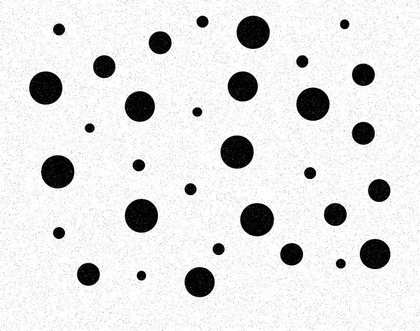
%> input picture Project1/RandomDisks-P10.jpg, 420 x 331 px, shrunk from 808 x 636 before the run
$ octave main.m   (GNU Octave 9; MATLAB toolbox functions it lacks are replaced by stand-ins)
%> lines starting %> are read from the running program, lines starting %| are printed output that depends on the picture; in (x1, y1, x2, y2) boxes, pixels count from 0 and x2, y2 are one past the last pixel; in counts of white or black regions, pixels touching at a corner belong together; the program's own positions count from 1
%> further down, F is the input picture: size 331x420x3 uint8; min 0, max 255, mean 225.3
### Project1/convbin.m
%%%%%%%%%%%%%%%%%% convbin.m file %%%%%%%%%%%%%%%%%%%%
% Purpose:
%       Convert image to a binary image.
%
% Input Variables:
%       f    2D image
%
% Returned Results:
%       f       the result of convert image to a binary image.
%
% Restrictions/Notes:
%       This function requires an 8-bit image as input.
%
% The following functions are called:
%      none
%
% Author:       Yifan Guo
% Date:         1/25/2019
%%%%%%%%%%%%%%%%%%%%%%%%%%%%%%%%%%%%%%%%%%%%%%%%%%%%%%%%%
function [f] = convbin(f)
  [m,n] = size(f);
%> m = 331; n = 420
  for i = 1:m
    for j = 1:n
      if f(i,j) > 127
        f(i,j) = 255;
      else
        f(i,j) = 0;
      end
    end
  end
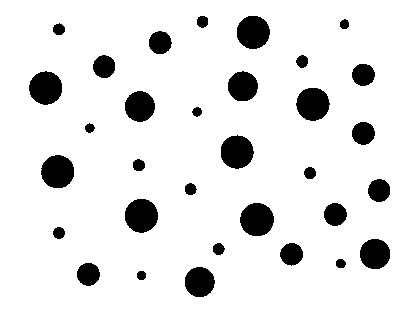
%> f: size 331x420 uint8; 90.3% white; 32 black regions, largest, box (x1, y1, x2, y2) and area: (240, 203, 274, 236) 884, (125, 199, 158, 233) 882, (237, 16, 270, 49) 866
end

### Project1/erosion.m
%%%%%%%%%%%%%%%%%% erosion.m file %%%%%%%%%%%%%%%%%%%%
% Purpose:
%       Erose the image by a given structuring element.
%
% Input Variables:
%       f       input image
%       B       structuring element
%
% Returned Results:
%       r       the result of ersosing f by B.
%
% Restrictions/Notes:
%       This function requires an 8-bit image as input.
%
% The following functions are called:
%      none
%
% Author:       Yifan Guo
% Date:         1/25/2019
%%%%%%%%%%%%%%%%%%%%%%%%%%%%%%%%%%%%%%%%%%%%%%%%%%%%%%%%%
function [r] = erosion(f, B)
%> called with B = [0 255 0; 255 255 255; 0 255 0]
  [m,n] = size(f);
%> m = 331; n = 420
  [a,b] = size(B);
  r = uint8(zeros(m,n));
  s = fix(size(B)/2);
  for i = 1 : m-a+1
    for j = 1 : n-b+1
      if f(i:i+a-1,j:j+b-1).*B == B
        r(i+s(1),j+s(2)) = 255;
      else
        r(i+s(1),j+s(2)) = 0;
      end
    end
  end
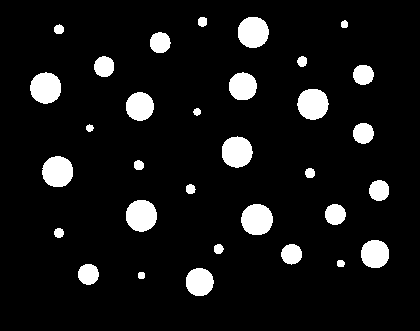
%> r: size 331x420 uint8; 8.3% white; 32 white regions, largest, box (x1, y1, x2, y2) and area: (241, 204, 273, 235) 791, (126, 200, 157, 232) 789, (238, 17, 269, 48) 774
end

### Project1/dilation.m
%%%%%%%%%%%%%%%%%% dilation.m file %%%%%%%%%%%%%%%%%%%%
% Purpose:
%       Dilate the image by a given structuring element.
%
% Input Variables:
%       f       input image
%       B       structuring element
%
% Returned Results:
%       r       the result of dilating f by B.
%
% Restrictions/Notes:
%       This function requires an 8-bit image as input.
%
% The following functions are called:
%      none
%
% Author:       Yifan Guo
% Date:         1/25/2019
%%%%%%%%%%%%%%%%%%%%%%%%%%%%%%%%%%%%%%%%%%%%%%%%%%%%%%%%%
function [r] = dilation(f, B)
%> called with B = [0 255 0; 255 255 255; 0 255 0]
  [m,n] = size(f);
  [a,b] = size(B);
  r = uint8(zeros(m,n));
  s = fix(size(B)/2);
  for i = 1 : m-a+1
    for j = 1 : n-b+1
        S = f(i:i+a-1,j:j+b-1).*B
      if sum(S(:)) > 0
        r(i+s(1),j+s(2)) = 255;
      else
        r(i+s(1),j+s(2)) = 0;
      end
    end
  end
%> r: size 331x420 uint8; 9.7% white; 32 white regions, largest, box (x1, y1, x2, y2) and area: (240, 203, 274, 236) 884, (125, 199, 158, 233) 881, (237, 16, 270, 49) 866
end

### Project1/circle.m
%%%%%%%%%%%%%%%%%% circle.m file %%%%%%%%%%%%%%%%%%%%
% Purpose:
%       Create a circle.
%
% Input Variables:
%       radius    number
%
% Returned Results:
%       r       the matrix of a circle.
%
% Restrictions/Notes:
%       This function requires an 8-bit image as input.
%
% The following functions are called:
%      none
%
% Author:       Yifan Guo
% Date:         1/25/2019
%%%%%%%%%%%%%%%%%%%%%%%%%%%%%%%%%%%%%%%%%%%%%%%%%%%%%%%%%
function [r] = circle(radius)
  r = uint8(zeros(2*radius-1,2*radius-1));
  s = radius^2;
  for i = 1:radius*2-1
    for j = 1:radius*2-1
      if (i-radius)^2+(j-radius)^2<=s
        r(i,j) = 255;
      end
    end
  end
end

### Project1/closing.m
%%%%%%%%%%%%%%%%%% closing.m file %%%%%%%%%%%%%%%%%%%%
% Purpose:
%       Complete the closing transformation.
%
% Input Variables:
%       f    2D image
%       B    structuring element
%
% Returned Results:
%       r       the reult of closed by B.
%
% Restrictions/Notes:
%       This function requires an 8-bit image as input.
%
% The following functions are called:
%       erosion.m       perform the erosion transfermation
%       dilation.m      perform the dilation transfermation
% Author:       Yifan Guo
% Date:         1/25/2019
%%%%%%%%%%%%%%%%%%%%%%%%%%%%%%%%%%%%%%%%%%%%%%%%%%%%%%%%%
function [r] = closing(f,B)
  r = dilation(f,B);
%> call 2 of dilation, with B = [0 255 0; 255 255 255; 0 255 0]
%> after the loop in dilation (call 2), `for i = 1 : m-a+1`:
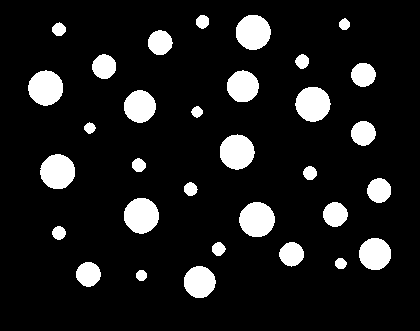
%> r: size 331x420 uint8; 11.1% white; 32 white regions, largest, box (x1, y1, x2, y2) and area: (239, 202, 275, 237) 981, (124, 198, 159, 234) 977, (236, 15, 271, 50) 962
  r = erosion(r,B);
end

### Project1/opening.m
%%%%%%%%%%%%%%%%%% opening.m file %%%%%%%%%%%%%%%%%%%%
% Purpose:
%       Complete the opening transformation.
%
% Input Variables:
%       f    2D image
%       B    structuring element
%
% Returned Results:
%       r       the reult of opened by B.
%
% Restrictions/Notes:
%       This function requires an 8-bit image as input.
%
% The following functions are called:
%       erosion.m       perform the erosion transfermation
%       dilation.m      perform the dilation transfermation
%
% Author:       Yifan Guo
% Date:         1/25/2019
%%%%%%%%%%%%%%%%%%%%%%%%%%%%%%%%%%%%%%%%%%%%%%%%%%%%%%%%%
function [r] = opening(f,B)
  r = erosion(f,B);
  r = dilation(r,B);
end

### Project1/main.m
%%%%%%%%%%%%%%%%%% main.m file %%%%%%%%%%%%%%%%%%%%
% Purpose:
%       Pick the samllest and largest disks in an image.
%
% Input Variables:
%       image    2D image
%
%
% Processing Flow:
%       1. Load the input image.
%       2. Change it to binary image.
%       3. Calculate the complement of image.
%       4. Use close/open filter to denoise
%       5. Perform Hit-or-Miss transfermation on image to
%           pick the largest and smallest disks.
%
% The following functions are called:
%       convbin.m       convert the original image to pure binary
%       circle.m        generate a circle image
%       erosion.m       perform the erosion transfermation
%       dilation.m      perform the dilation transfermation
%       opening.m       perform the opening transfermation
%       closing.m       perform the closing transfermation
%
%
%Author:       Yifan Guo
% Date:         1/25/2019
%%%%%%%%%%%%%%%%%%%%%%%%%%%%%%%%%%%%%%%%%%%%%%%%%%%%%%%%%
clear;
F = imread('RandomDisks-P10.jpg');
F = F(:,:,1);
% convert the original image to a binary image.
fbin = convbin(F);
fbinc = uint8(255-fbin);
% create a small circle to opening and closing.
a = uint8([0,1,0;1,1,1;0,1,0] * 255);
% use opening and closing operation to remove the salt and pepper noise.
f = opening(fbinc,a);
f = closing(f,a);
% show the result of denoise.
figure(1)
imshow(F),title('original image');
figure(2)
imshow(fbin),title('binary image');
figure(3)
imshow(255-f),title('denoise');

% pick the largest disks
A = circle(30);
B = 255-A;
p1 = erosion(f,A);
%> after the loop in erosion (call 3), `for i = 1 : m-a+1`: r: size 331x420 uint8; every value is 0
p2 = 255-erosion(255-f,B);
%> after the loop in erosion (call 4), `for i = 1 : m-a+1`:
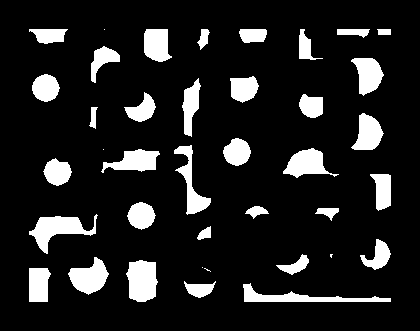
%> r: size 331x420 uint8; 13% white; 39 white regions (5 under 20 px), largest, box (x1, y1, x2, y2) and area: (29, 214, 98, 254) 1120, (126, 260, 158, 302) 1071, (243, 283, 391, 302) 971
p3 = p1.*p2;
fl = dilation(p3,A);
figure(4)
imshow(255-fl),title('largest disks');

% pick the smallest disks
A = circle(8);
B = 255-circle(10);
p1 = erosion(f,A);
%> after the loop in erosion (call 5), `for i = 1 : m-a+1`:
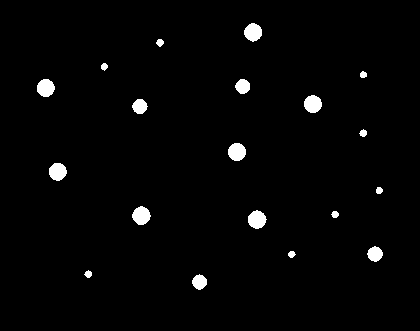
%> r: size 331x420 uint8; 2% white; 19 white regions, largest, box (x1, y1, x2, y2) and area: (248, 210, 267, 229) 261, (132, 206, 151, 225) 260, (228, 143, 246, 161) 256
p2 = erosion(255-f,B);
%> after the loop in erosion (call 6), `for i = 1 : m-a+1`:
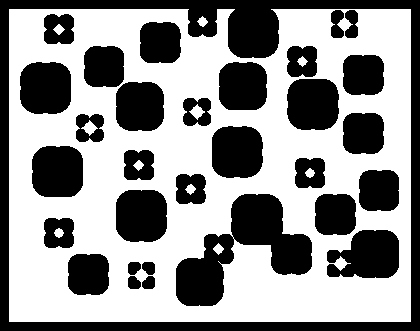
%> r: size 331x420 uint8; 57.3% white; 31 black regions, largest, box (x1, y1, x2, y2) and area: (0, 0, 420, 331) 16211, (176, 194, 312, 306) 6680, (327, 230, 399, 278) 2649
p3 = p1.*p2;
fs = dilation(p3,A);
figure(5)
imshow(255-fs),title('smallest disks');

% combine the largest and smallest disks
fls = fl+fs;
figure(6)
imshow(255-fls),title('smallest and largest disks');
